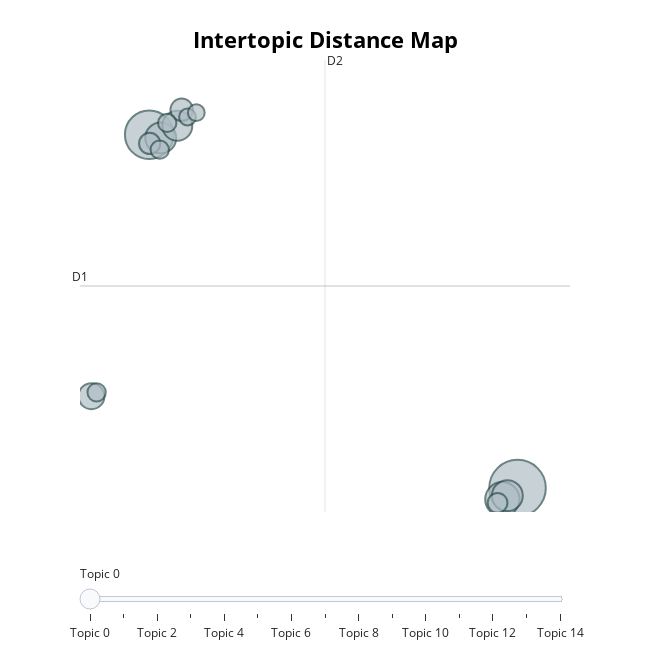

The notebook cell saved with this chart:
### Code cell
topic_model.visualize_topics()

### Figure 1 — Plotly figure (JSON) as saved in the notebook; plotly's stock layout.template omitted (floating-point values rounded to 4 significant figures)
{"data": [{"customdata": [[0, "cooking |  |  |  | ", 57], [1, "denim | ai | clanker | dennis | homo", 42], [2, "clap | scared | ain | stories | melody", 21], [3, "uka | stare | dragging | cut | fucking", 17], [4, "stretch | number | tail | feet | pippin", 17], [5, "sam | reich | brennan | dogs | son", 16], [6, "pack | minecraft | mod | tier | buggy", 12], [7, "diesel | electron | fuel | plastic | plastiline", 9], [8, "switch | lenses | lens | camera | stunt", 8], [9, "fen | run | meeting | sleep | write", 7], [10, "game | october | 13th | airport | demo", 6], [11, "mic | drop | deception | bars | business", 6], [12, "vatr88 | neighborhood | benches | intersections | central", 6], [13, "event |  |  |  | ", 5], [14, "00 | triangular | triangle | score | country", 5]], "hovertemplate": "<b>Topic %{customdata[0]}</b><br>%{customdata[1]}<br>Size: %{customdata[2]}", "legendgroup": "", "marker": {"color": "#B0BEC5", "size": [57, 42, 21, 17, 17, 16, 12, 9, 8, 7, 6, 6, 6, 5, 5], "sizemode": "area", "sizeref": 0.03562, "symbol": "circle", "line": {"color": "DarkSlateGrey", "width": 2}}, "mode": "markers", "name": "", "orientation": "v", "showlegend": false, "x": [15.19, -0.8077, 14.54, -0.3078, 14.75, 0.4115, -3.317, 0.6025, -0.7888, 14.33, -3.093, -0.3518, -0.02574, 0.8539, 1.237], "xaxis": "x", "y": [-2.711, 18.07, -3.366, 17.88, -3.155, 18.6, 2.695, 19.54, 17.56, -3.579, 2.92, 17.19, 18.77, 19.11, 19.37], "yaxis": "y", "type": "scatter"}], "layout": {"xaxis": {"anchor": "y", "domain": [0.0, 1.0], "title": {"text": ""}, "visible": false, "range": [-3.815, 17.47]}, "yaxis": {"anchor": "x", "domain": [0.0, 1.0], "title": {"text": ""}, "visible": false, "range": [-4.116, 22.47]}, "legend": {"tracegroupgap": 0, "itemsizing": "constant"}, "margin": {"t": 60}, "title": {"font": {"size": 22, "color": "Black"}, "text": "<b>Intertopic Distance Map</b>", "y": 0.95, "x": 0.5, "xanchor": "center", "yanchor": "top"}, "hoverlabel": {"font": {"size": 16, "family": "Rockwell"}, "bgcolor": "white"}, "width": 650, "height": 650, "sliders": [{"active": 0, "pad": {"t": 50}, "steps": [{"args": [{"marker.color": [["red", "#B0BEC5", "#B0BEC5", "#B0BEC5", "#B0BEC5", "#B0BEC5", "#B0BEC5", "#B0BEC5", "#B0BEC5", "#B0BEC5", "#B0BEC5", "#B0BEC5", "#B0BEC5", "#B0BEC5", "#B0BEC5"]]}], "label": "Topic 0", "method": "update"}, {"args": [{"marker.color": [["#B0BEC5", "red", "#B0BEC5", "#B0BEC5", "#B0BEC5", "#B0BEC5", "#B0BEC5", "#B0BEC5", "#B0BEC5", "#B0BEC5", "#B0BEC5", "#B0BEC5", "#B0BEC5", "#B0BEC5", "#B0BEC5"]]}], "label": "Topic 1", "method": "update"}, {"args": [{"marker.color": [["#B0BEC5", "#B0BEC5", "red", "#B0BEC5", "#B0BEC5", "#B0BEC5", "#B0BEC5", "#B0BEC5", "#B0BEC5", "#B0BEC5", "#B0BEC5", "#B0BEC5", "#B0BEC5", "#B0BEC5", "#B0BEC5"]]}], "label": "Topic 2", "method": "update"}, {"args": [{"marker.color": [["#B0BEC5", "#B0BEC5", "#B0BEC5", "red", "#B0BEC5", "#B0BEC5", "#B0BEC5", "#B0BEC5", "#B0BEC5", "#B0BEC5", "#B0BEC5", "#B0BEC5", "#B0BEC5", "#B0BEC5", "#B0BEC5"]]}], "label": "Topic 3", "method": "update"}, {"args": [{"marker.color": [["#B0BEC5", "#B0BEC5", "#B0BEC5", "#B0BEC5", "red", "#B0BEC5", "#B0BEC5", "#B0BEC5", "#B0BEC5", "#B0BEC5", "#B0BEC5", "#B0BEC5", "#B0BEC5", "#B0BEC5", "#B0BEC5"]]}], "label": "Topic 4", "method": "update"}, {"args": [{"marker.color": [["#B0BEC5", "#B0BEC5", "#B0BEC5", "#B0BEC5", "#B0BEC5", "red", "#B0BEC5", "#B0BEC5", "#B0BEC5", "#B0BEC5", "#B0BEC5", "#B0BEC5", "#B0BEC5", "#B0BEC5", "#B0BEC5"]]}], "label": "Topic 5", "method": "update"}, {"args": [{"marker.color": [["#B0BEC5", "#B0BEC5", "#B0BEC5", "#B0BEC5", "#B0BEC5", "#B0BEC5", "red", "#B0BEC5", "#B0BEC5", "#B0BEC5", "#B0BEC5", "#B0BEC5", "#B0BEC5", "#B0BEC5", "#B0BEC5"]]}], "label": "Topic 6", "method": "update"}, {"args": [{"marker.color": [["#B0BEC5", "#B0BEC5", "#B0BEC5", "#B0BEC5", "#B0BEC5", "#B0BEC5", "#B0BEC5", "red", "#B0BEC5", "#B0BEC5", "#B0BEC5", "#B0BEC5", "#B0BEC5", "#B0BEC5", "#B0BEC5"]]}], "label": "Topic 7", "method": "update"}, {"args": [{"marker.color": [["#B0BEC5", "#B0BEC5", "#B0BEC5", "#B0BEC5", "#B0BEC5", "#B0BEC5", "#B0BEC5", "#B0BEC5", "red", "#B0BEC5", "#B0BEC5", "#B0BEC5", "#B0BEC5", "#B0BEC5", "#B0BEC5"]]}], "label": "Topic 8", "method": "update"}, {"args": [{"marker.color": [["#B0BEC5", "#B0BEC5", "#B0BEC5", "#B0BEC5", "#B0BEC5", "#B0BEC5", "#B0BEC5", "#B0BEC5", "#B0BEC5", "red", "#B0BEC5", "#B0BEC5", "#B0BEC5", "#B0BEC5", "#B0BEC5"]]}], "label": "Topic 9", "method": "update"}, {"args": [{"marker.color": [["#B0BEC5", "#B0BEC5", "#B0BEC5", "#B0BEC5", "#B0BEC5", "#B0BEC5", "#B0BEC5", "#B0BEC5", "#B0BEC5", "#B0BEC5", "red", "#B0BEC5", "#B0BEC5", "#B0BEC5", "#B0BEC5"]]}], "label": "Topic 10", "method": "update"}, {"args": [{"marker.color": [["#B0BEC5", "#B0BEC5", "#B0BEC5", "#B0BEC5", "#B0BEC5", "#B0BEC5", "#B0BEC5", "#B0BEC5", "#B0BEC5", "#B0BEC5", "#B0BEC5", "red", "#B0BEC5", "#B0BEC5", "#B0BEC5"]]}], "label": "Topic 11", "method": "update"}, {"args": [{"marker.color": [["#B0BEC5", "#B0BEC5", "#B0BEC5", "#B0BEC5", "#B0BEC5", "#B0BEC5", "#B0BEC5", "#B0BEC5", "#B0BEC5", "#B0BEC5", "#B0BEC5", "#B0BEC5", "red", "#B0BEC5", "#B0BEC5"]]}], "label": "Topic 12", "method": "update"}, {"args": [{"marker.color": [["#B0BEC5", "#B0BEC5", "#B0BEC5", "#B0BEC5", "#B0BEC5", "#B0BEC5", "#B0BEC5", "#B0BEC5", "#B0BEC5", "#B0BEC5", "#B0BEC5", "#B0BEC5", "#B0BEC5", "red", "#B0BEC5"]]}], "label": "Topic 13", "method": "update"}, {"args": [{"marker.color": [["#B0BEC5", "#B0BEC5", "#B0BEC5", "#B0BEC5", "#B0BEC5", "#B0BEC5", "#B0BEC5", "#B0BEC5", "#B0BEC5", "#B0BEC5", "#B0BEC5", "#B0BEC5", "#B0BEC5", "#B0BEC5", "red"]]}], "label": "Topic 14", "method": "update"}]}], "shapes": [{"line": {"color": "#CFD8DC", "width": 2}, "type": "line", "x0": 6.829, "x1": 6.829, "y0": -4.116, "y1": 22.47}, {"line": {"color": "#9E9E9E", "width": 2}, "type": "line", "x0": -3.815, "x1": 17.47, "y0": 9.175, "y1": 9.175}], "annotations": [{"showarrow": false, "text": "D1", "x": -3.815, "y": 9.175, "yshift": 10}, {"showarrow": false, "text": "D2", "x": 6.829, "xshift": 10, "y": 22.47}]}}
